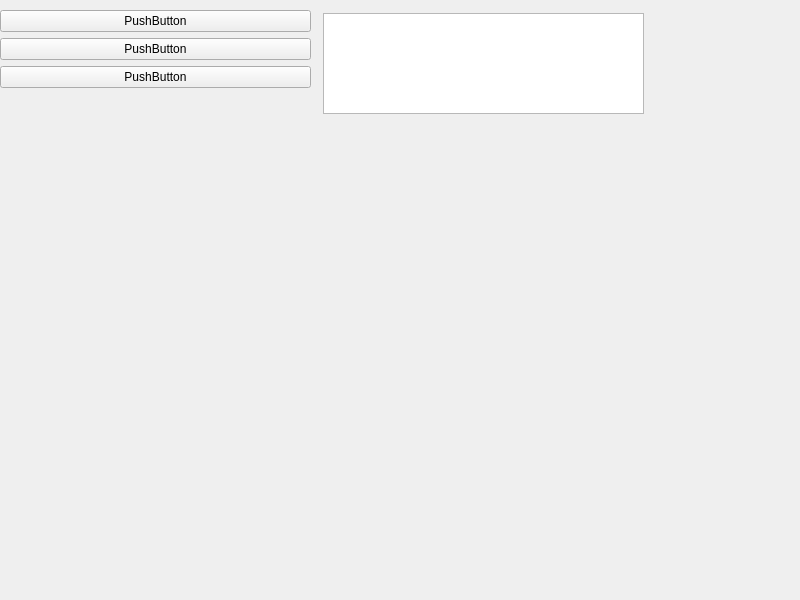
<?xml version="1.0" encoding="UTF-8"?>
<ui version="4.0">
 <class>prueba5</class>
 <widget class="QWidget" name="prueba5">
  <property name="geometry">
   <rect>
    <x>0</x>
    <y>0</y>
    <width>800</width>
    <height>600</height>
   </rect>
  </property>
  <property name="windowTitle">
   <string>prueba5</string>
  </property>
  <widget class="QWidget" name="verticalLayoutWidget">
   <property name="geometry">
    <rect>
     <x>0</x>
     <y>10</y>
     <width>311</width>
     <height>371</height>
    </rect>
   </property>
   <layout class="QVBoxLayout" name="verticalLayout">
    <item>
     <widget class="QPushButton" name="pushButton_2">
      <property name="text">
       <string>PushButton</string>
      </property>
     </widget>
    </item>
    <item>
     <widget class="QPushButton" name="pushButton_3">
      <property name="text">
       <string>PushButton</string>
      </property>
     </widget>
    </item>
    <item>
     <widget class="QPushButton" name="pushButton">
      <property name="text">
       <string>PushButton</string>
      </property>
     </widget>
    </item>
    <item>
     <spacer name="verticalSpacer">
      <property name="orientation">
       <enum>Qt::Vertical</enum>
      </property>
      <property name="sizeHint" stdset="0">
       <size>
        <width>20</width>
        <height>40</height>
       </size>
      </property>
     </spacer>
    </item>
   </layout>
  </widget>
  <widget class="QPlainTextEdit" name="plainTextEdit">
   <property name="geometry">
    <rect>
     <x>323</x>
     <y>13</y>
     <width>321</width>
     <height>101</height>
    </rect>
   </property>
  </widget>
 </widget>
 <resources/>
 <connections/>
</ui>
